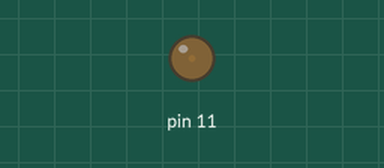
The sketch below on a simulated Arduino Uno, built with avr-gcc and run on an emulated ATmega328P. Shown: output pins drawn as LEDs (lit = HIGH).

Above: at 0.05 s.
At 3.2 s:
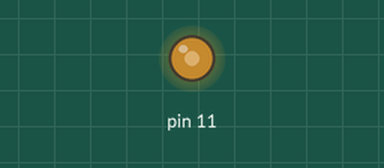
At 4.8 s:
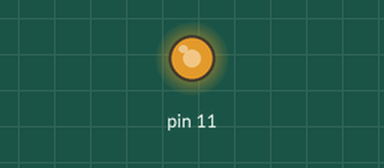
At 6.4 s:
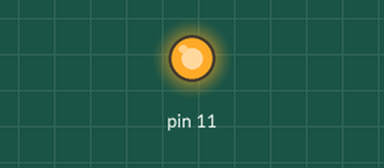
Timing chart, 0 to 8.3 s (numbered marks = the images above):
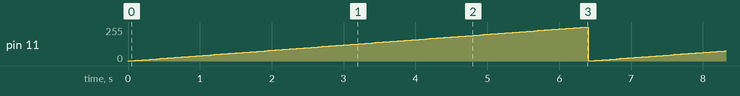

Measured:
- by itself, pin 11: ramps from 1/255 to 255/255 and jumps back, once every 6.4 s

The sketch:

for_light.ino
```cpp
void setup(){
  pinMode(11, OUTPUT);

}

void loop(){
  digitalWrite(11, LOW);
  for(int i=1; i<256; i+=2){
    analogWrite(11, i);
    delay(50);
  }
}
```
